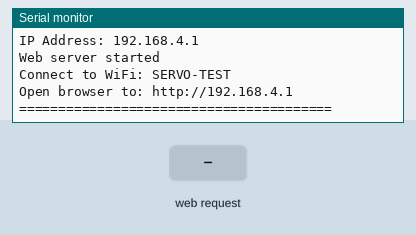
The sketch below on a simulated ESP32. Parts: the last lines printed to the serial monitor. The test bench sets the inputs (shaded band).

Above: at 1.3 s.
1.4 s: HTTP request GET /startsweep received
At 1.47 s:
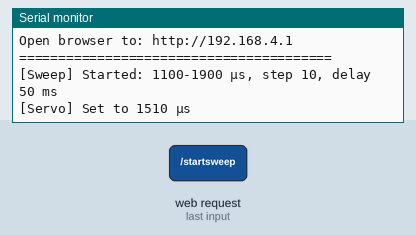
2.9 s: HTTP request GET /stopsweep received
At 4.1 s:
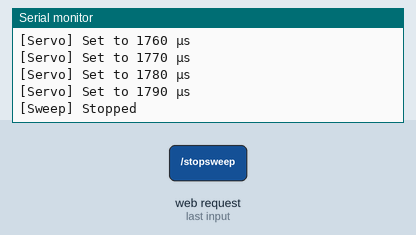
Timing chart, 0 to 5.9 s (numbered marks = the images above; inputs shaded):
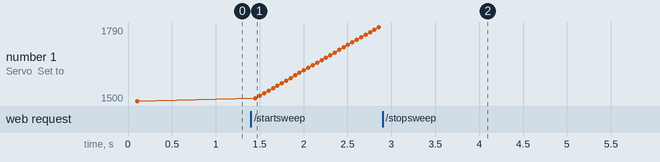

Measured:
- after the input at 1.4 s, the serial monitor: prints a new line at once (image 1)
- plotted number 1: 1500 → 1790 after the input at 1.4 s

The sketch:

servo_precision_test.ino
```cpp
/* ============================================================================
 *  servo_precision_test.ino  -  Precise Servo Range Testing via Web Interface
 *
 *  Purpose: Test servo range with microsecond precision through a web interface.
 *  This allows you to find the exact safe operating range for your car's
 *  steering geometry without modifying your main code.
 *
 *  Features:
 *  - Direct microsecond input (500-2500 µs)
 *  - Fine adjustment buttons (+/- 1, 5, 10, 50, 100 µs)
 *  - Preset positions and sweep testing
 *  - Real-time position display
 *  - Safety limits to prevent mechanical damage
 *
 *  Setup:
 *  1. Upload this to ESP32-CAM
 *  2. Upload companion sketch to Arduino
 *  3. Connect to "SERVO-TEST" WiFi
 *  4. Open http://192.168.4.1
 *
 *  Board: ESP32-CAM (AI-Thinker)
 * ========================================================================== */

#include <WiFi.h>
#include <WebServer.h>
#include <DNSServer.h>

// ---- Configuration ---------------------------------------------------------
const char *AP_SSID = "SERVO-TEST";
const char *AP_PASS = "";  // Open network for easy testing

// Serial to Arduino (same as main project)
const int   ARDUINO_TX_PIN = 14;        // GPIO14 -> Arduino RX (pin 11)
const bool  SERIAL_INVERT  = true;      // Match main project
const long  ARDUINO_BAUD   = 38400;

// Servo defaults and limits
int currentMicros = 1500;  // Current servo position
int minLimit = 500;         // Safety minimum
int maxLimit = 2500;        // Safety maximum
int savedPositions[5] = {1100, 1300, 1500, 1700, 1900};  // Saved test positions

// Sweep test parameters
bool sweepActive = false;
int sweepMin = 1100;
int sweepMax = 1900;
int sweepStep = 10;
int sweepDelay = 50;
unsigned long lastSweepTime = 0;
int sweepDirection = 1;
int sweepPosition = 1500;

// ---- Globals ---------------------------------------------------------------
WebServer server(80);
DNSServer dnsServer;
const byte DNS_PORT = 53;

// ---- Web Page --------------------------------------------------------------
const char INDEX_HTML[] PROGMEM = R"=====(
<!DOCTYPE html>
<html lang="en">
<head>
<meta charset="utf-8">
<meta name="viewport" content="width=device-width, initial-scale=1, maximum-scale=1, user-scalable=no">
<title>Servo Precision Test</title>
<style>
  * { box-sizing: border-box; margin: 0; padding: 0; }
  body {
    font-family: -apple-system, BlinkMacSystemFont, "Segoe UI", Roboto, sans-serif;
    background: linear-gradient(135deg, #667eea 0%, #764ba2 100%);
    color: white;
    padding: 20px;
    min-height: 100vh;
  }
  .container {
    max-width: 800px;
    margin: 0 auto;
    background: rgba(255, 255, 255, 0.1);
    backdrop-filter: blur(10px);
    border-radius: 20px;
    padding: 30px;
    box-shadow: 0 8px 32px rgba(0, 0, 0, 0.1);
  }
  h1 {
    text-align: center;
    margin-bottom: 30px;
    font-size: 28px;
  }
  .status {
    text-align: center;
    padding: 15px;
    background: rgba(255, 255, 255, 0.2);
    border-radius: 10px;
    margin-bottom: 25px;
    font-size: 24px;
    font-weight: bold;
    font-family: monospace;
  }
  .section {
    background: rgba(255, 255, 255, 0.1);
    border-radius: 15px;
    padding: 20px;
    margin-bottom: 20px;
  }
  .section h2 {
    font-size: 18px;
    margin-bottom: 15px;
    opacity: 0.9;
  }
  .input-group {
    display: flex;
    gap: 10px;
    margin-bottom: 15px;
    flex-wrap: wrap;
  }
  input[type="number"] {
    flex: 1;
    padding: 12px;
    border: 2px solid rgba(255, 255, 255, 0.3);
    border-radius: 8px;
    background: rgba(255, 255, 255, 0.1);
    color: white;
    font-size: 18px;
    font-family: monospace;
    min-width: 120px;
  }
  input[type="number"]:focus {
    outline: none;
    border-color: white;
    background: rgba(255, 255, 255, 0.2);
  }
  input[type="number"]::placeholder {
    color: rgba(255, 255, 255, 0.5);
  }
  .slider-container {
    margin: 20px 0;
  }
  input[type="range"] {
    width: 100%;
    height: 8px;
    border-radius: 4px;
    background: rgba(255, 255, 255, 0.3);
    outline: none;
    -webkit-appearance: none;
  }
  input[type="range"]::-webkit-slider-thumb {
    -webkit-appearance: none;
    width: 24px;
    height: 24px;
    border-radius: 50%;
    background: white;
    cursor: pointer;
    box-shadow: 0 2px 8px rgba(0, 0, 0, 0.3);
  }
  input[type="range"]::-moz-range-thumb {
    width: 24px;
    height: 24px;
    border-radius: 50%;
    background: white;
    cursor: pointer;
    box-shadow: 0 2px 8px rgba(0, 0, 0, 0.3);
  }
  button {
    padding: 12px 20px;
    border: none;
    border-radius: 8px;
    background: white;
    color: #667eea;
    font-weight: bold;
    cursor: pointer;
    transition: transform 0.1s, box-shadow 0.1s;
    font-size: 14px;
  }
  button:hover {
    transform: translateY(-2px);
    box-shadow: 0 4px 12px rgba(0, 0, 0, 0.2);
  }
  button:active {
    transform: translateY(0);
  }
  button.small {
    padding: 8px 12px;
    font-size: 12px;
  }
  button.center {
    background: #ff6b6b;
    color: white;
  }
  button.preset {
    background: rgba(255, 255, 255, 0.2);
    color: white;
    border: 2px solid white;
  }
  button.active {
    background: #4caf50;
    color: white;
  }
  .btn-grid {
    display: grid;
    grid-template-columns: repeat(auto-fit, minmax(80px, 1fr));
    gap: 8px;
  }
  .info {
    margin-top: 20px;
    padding: 15px;
    background: rgba(255, 255, 255, 0.1);
    border-radius: 10px;
    border-left: 4px solid #ffd93d;
  }
  .info h3 {
    margin-bottom: 10px;
    color: #ffd93d;
  }
  .info ul {
    list-style: none;
    padding-left: 0;
  }
  .info li {
    margin: 5px 0;
    opacity: 0.9;
  }
  .range-display {
    display: flex;
    justify-content: space-between;
    margin-top: 5px;
    font-size: 12px;
    opacity: 0.7;
  }
  #exportArea {
    width: 100%;
    padding: 15px;
    background: rgba(0, 0, 0, 0.3);
    color: #00ff00;
    font-family: monospace;
    font-size: 12px;
    border: none;
    border-radius: 8px;
    resize: vertical;
    min-height: 100px;
  }
</style>
</head>
<body>
  <div class="container">
    <h1>🎯 Servo Precision Test</h1>

    <div class="status">
      Current Position: <span id="currentPos">1500</span> µs
    </div>

    <div class="section">
      <h2>Direct Control</h2>
      <div class="input-group">
        <input type="number" id="directInput" min="500" max="2500" value="1500" placeholder="Enter µs">
        <button onclick="setDirect()">SET</button>
        <button class="center" onclick="setCenter()">CENTER (1500)</button>
      </div>

      <div class="slider-container">
        <input type="range" id="slider" min="500" max="2500" value="1500" oninput="setFromSlider()">
        <div class="range-display">
          <span>500 µs</span>
          <span>1500 µs</span>
          <span>2500 µs</span>
        </div>
      </div>
    </div>

    <div class="section">
      <h2>Fine Adjustment</h2>
      <div class="btn-grid">
        <button class="small" onclick="adjust(-100)">-100</button>
        <button class="small" onclick="adjust(-50)">-50</button>
        <button class="small" onclick="adjust(-10)">-10</button>
        <button class="small" onclick="adjust(-5)">-5</button>
        <button class="small" onclick="adjust(-1)">-1</button>
        <button class="small" onclick="adjust(1)">+1</button>
        <button class="small" onclick="adjust(5)">+5</button>
        <button class="small" onclick="adjust(10)">+10</button>
        <button class="small" onclick="adjust(50)">+50</button>
        <button class="small" onclick="adjust(100)">+100</button>
      </div>
    </div>

    <div class="section">
      <h2>Preset Positions</h2>
      <div class="btn-grid">
        <button class="preset" onclick="setPosition(500)">MIN (500)</button>
        <button class="preset" onclick="setPosition(1000)">1000 µs</button>
        <button class="preset" onclick="setPosition(1250)">1250 µs</button>
        <button class="preset" onclick="setPosition(1500)">1500 µs</button>
        <button class="preset" onclick="setPosition(1750)">1750 µs</button>
        <button class="preset" onclick="setPosition(2000)">2000 µs</button>
        <button class="preset" onclick="setPosition(2500)">MAX (2500)</button>
      </div>
    </div>

    <div class="section">
      <h2>Sweep Test</h2>
      <div class="input-group">
        <input type="number" id="sweepMin" placeholder="Min µs" value="1100">
        <input type="number" id="sweepMax" placeholder="Max µs" value="1900">
        <input type="number" id="sweepStep" placeholder="Step" value="10">
        <input type="number" id="sweepDelay" placeholder="Delay ms" value="50">
      </div>
      <button id="sweepBtn" onclick="toggleSweep()">START SWEEP</button>
    </div>

    <div class="section">
      <h2>Safety Limits</h2>
      <div class="input-group">
        <input type="number" id="minLimit" placeholder="Min limit" value="500">
        <input type="number" id="maxLimit" placeholder="Max limit" value="2500">
        <button onclick="setLimits()">SET LIMITS</button>
      </div>
    </div>

    <div class="section">
      <h2>Export Configuration</h2>
      <button onclick="exportConfig()">Generate Code</button>
      <textarea id="exportArea" style="display:none;" readonly></textarea>
    </div>

    <div class="info">
      <h3>⚠️ Safety Tips</h3>
      <ul>
        <li>• Start from center (1500 µs) and expand gradually</li>
        <li>• Listen for mechanical binding or unusual sounds</li>
        <li>• Keep wheels off ground for initial testing</li>
        <li>• Note the safe range before and after hitting mechanical stops</li>
        <li>• The DS3218 servo typically operates from 500-2500 µs</li>
      </ul>
    </div>
  </div>

<script>
let currentPos = 1500;
let sweepInterval = null;
let minLimit = 500;
let maxLimit = 2500;

function updateDisplay(pos) {
  currentPos = pos;
  document.getElementById('currentPos').textContent = pos;
  document.getElementById('slider').value = pos;
  document.getElementById('directInput').value = pos;
}

function sendCommand(micros) {
  micros = Math.max(minLimit, Math.min(maxLimit, micros));
  fetch(`/servo?us=${micros}`)
    .then(r => r.text())
    .then(() => updateDisplay(micros))
    .catch(err => console.error('Error:', err));
}

function setDirect() {
  const val = parseInt(document.getElementById('directInput').value);
  if (!isNaN(val)) sendCommand(val);
}

function setFromSlider() {
  const val = parseInt(document.getElementById('slider').value);
  sendCommand(val);
}

function setPosition(micros) {
  sendCommand(micros);
}

function setCenter() {
  sendCommand(1500);
}

function adjust(amount) {
  sendCommand(currentPos + amount);
}

function toggleSweep() {
  const btn = document.getElementById('sweepBtn');
  if (sweepInterval) {
    clearInterval(sweepInterval);
    sweepInterval = null;
    btn.textContent = 'START SWEEP';
    btn.classList.remove('active');
    fetch('/stopsweep');
  } else {
    const min = parseInt(document.getElementById('sweepMin').value) || 1100;
    const max = parseInt(document.getElementById('sweepMax').value) || 1900;
    const step = parseInt(document.getElementById('sweepStep').value) || 10;
    const delay = parseInt(document.getElementById('sweepDelay').value) || 50;

    fetch(`/startsweep?min=${min}&max=${max}&step=${step}&delay=${delay}`)
      .then(() => {
        btn.textContent = 'STOP SWEEP';
        btn.classList.add('active');

        // Update position display during sweep
        sweepInterval = setInterval(() => {
          fetch('/position')
            .then(r => r.text())
            .then(pos => updateDisplay(parseInt(pos)));
        }, 100);
      });
  }
}

function setLimits() {
  minLimit = parseInt(document.getElementById('minLimit').value) || 500;
  maxLimit = parseInt(document.getElementById('maxLimit').value) || 2500;
  document.getElementById('slider').min = minLimit;
  document.getElementById('slider').max = maxLimit;
  alert(`Limits set: ${minLimit} - ${maxLimit} µs`);
}

function exportConfig() {
  const area = document.getElementById('exportArea');
  const config = `// Servo configuration discovered through testing
// Tested on: ${new Date().toLocaleDateString()}

// For ESP32 (esp32_car.ino):
const int SERVO_CENTER_US = 1500;  // Center position
const int SERVO_RANGE_US = ${Math.min(Math.abs(currentPos - 1500), 400)};  // Safe range from center

// For Arduino (arduino_motors.ino):
const int SERVO_MIN_US = ${minLimit};     // Minimum safe position
const int SERVO_MAX_US = ${maxLimit};     // Maximum safe position
const int SERVO_CENTER_US = 1500;  // Center position

// Notes:
// - Current test position: ${currentPos} µs
// - Safe operating range: ${minLimit} - ${maxLimit} µs
// - Mechanical limits may be narrower than electrical limits
`;
  area.style.display = 'block';
  area.value = config;
  area.select();
}

// Initialize on load
window.onload = () => {
  fetch('/position')
    .then(r => r.text())
    .then(pos => updateDisplay(parseInt(pos)));
};

// Auto-refresh position every 500ms when not sweeping
setInterval(() => {
  if (!sweepInterval) {
    fetch('/position')
      .then(r => r.text())
      .then(pos => updateDisplay(parseInt(pos)))
      .catch(() => {});
  }
}, 500);
</script>
</body>
</html>
)=====";

// ---- Helper Functions ------------------------------------------------------
void sendServoCommand(int micros) {
  currentMicros = constrain(micros, minLimit, maxLimit);
  Serial2.printf("V %d\n", currentMicros);
  Serial.printf("[Servo] Set to %d µs\n", currentMicros);
}

// ---- HTTP Handlers ---------------------------------------------------------
void handleRoot() {
  server.send_P(200, "text/html", INDEX_HTML);
}

void handleServo() {
  if (server.hasArg("us")) {
    int micros = server.arg("us").toInt();
    sendServoCommand(micros);
    sweepActive = false;  // Stop sweep if manual control
    server.send(200, "text/plain", String(currentMicros));
  } else {
    server.send(400, "text/plain", "Missing parameter");
  }
}

void handlePosition() {
  server.send(200, "text/plain", String(currentMicros));
}

void handleStartSweep() {
  sweepMin = server.hasArg("min") ? server.arg("min").toInt() : 1100;
  sweepMax = server.hasArg("max") ? server.arg("max").toInt() : 1900;
  sweepStep = server.hasArg("step") ? server.arg("step").toInt() : 10;
  sweepDelay = server.hasArg("delay") ? server.arg("delay").toInt() : 50;

  sweepActive = true;
  sweepPosition = currentMicros;
  sweepDirection = (sweepPosition < sweepMax) ? 1 : -1;
  lastSweepTime = millis();

  Serial.printf("[Sweep] Started: %d-%d µs, step %d, delay %d ms\n",
                sweepMin, sweepMax, sweepStep, sweepDelay);
  server.send(200, "text/plain", "Sweep started");
}

void handleStopSweep() {
  sweepActive = false;
  Serial.println("[Sweep] Stopped");
  server.send(200, "text/plain", "Sweep stopped");
}

void handleNotFound() {
  server.send(404, "text/plain", "Not Found");
}

// ---- Setup -----------------------------------------------------------------
void setup() {
  Serial.begin(115200);
  Serial.println("\n========================================");
  Serial.println("Servo Precision Test - ESP32");
  Serial.println("========================================");

  // Initialize serial to Arduino
  Serial2.begin(ARDUINO_BAUD, SERIAL_8N1, -1, ARDUINO_TX_PIN, SERIAL_INVERT);
  delay(100);

  // Send initial center command
  sendServoCommand(1500);

  // Setup WiFi AP
  WiFi.mode(WIFI_AP);
  WiFi.softAP(AP_SSID, AP_PASS);
  IPAddress IP = WiFi.softAPIP();
  Serial.print("Access Point: ");
  Serial.println(AP_SSID);
  Serial.print("IP Address: ");
  Serial.println(IP);

  // Setup DNS server for captive portal
  dnsServer.start(DNS_PORT, "*", IP);

  // Setup web server routes
  server.on("/", handleRoot);
  server.on("/servo", handleServo);
  server.on("/position", handlePosition);
  server.on("/startsweep", handleStartSweep);
  server.on("/stopsweep", handleStopSweep);
  server.onNotFound(handleRoot);  // Captive portal - all unknown routes go to main page

  server.begin();
  Serial.println("Web server started");
  Serial.println("\nConnect to WiFi: SERVO-TEST");
  Serial.println("Open browser to: http://192.168.4.1");
  Serial.println("========================================\n");
}

// ---- Main Loop -------------------------------------------------------------
void loop() {
  dnsServer.processNextRequest();
  server.handleClient();

  // Handle sweep mode
  if (sweepActive && (millis() - lastSweepTime >= sweepDelay)) {
    sweepPosition += sweepStep * sweepDirection;

    // Check bounds and reverse direction
    if (sweepPosition >= sweepMax) {
      sweepPosition = sweepMax;
      sweepDirection = -1;
    } else if (sweepPosition <= sweepMin) {
      sweepPosition = sweepMin;
      sweepDirection = 1;
    }

    sendServoCommand(sweepPosition);
    lastSweepTime = millis();
  }
}
```
